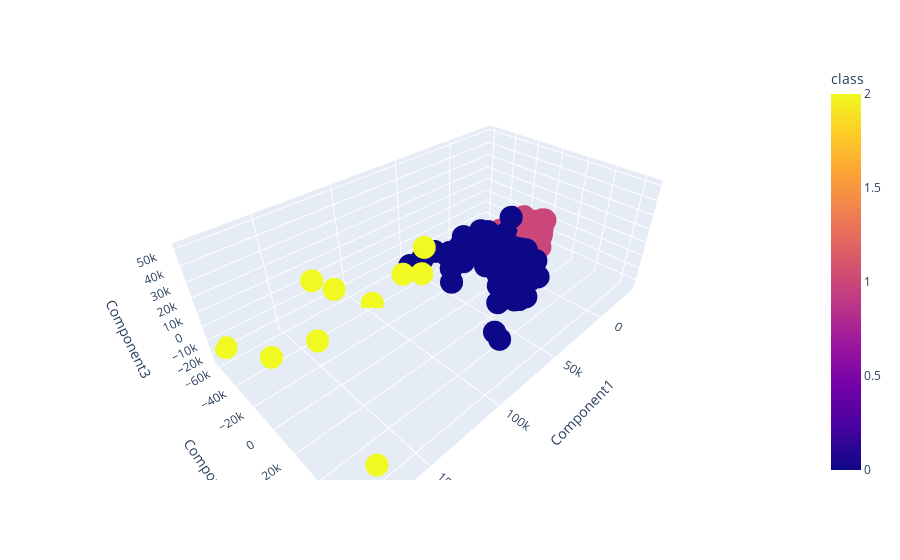

Here is the notebook cell this chart was saved with:
### Code cell
fig = px.scatter_3d(clusters, x='Component1', y='Component2', z='Component3',
              color='class')
fig.show()

### Figure 1 — Plotly figure (JSON) as saved in the notebook; plotly's stock layout.template omitted (floating-point values rounded to 4 significant figures; data arrays with more than 128 entries replaced by an {"elided": "..."} marker saying what was removed)
{"data": [{"hovertemplate": "Component1=%{x}<br>Component2=%{y}<br>Component3=%{z}<br>class=%{marker.color}<extra></extra>", "legendgroup": "", "marker": {"color": {"elided": "440 int values"}, "coloraxis": "coloraxis", "symbol": "circle"}, "mode": "markers", "name": "", "scene": "scene", "showlegend": false, "type": "scatter3d", "x": {"elided": "440 float values"}, "y": {"elided": "440 float values"}, "z": {"elided": "440 float values"}}], "layout": {"coloraxis": {"colorbar": {"title": {"text": "class"}}, "colorscale": [[0, "#0d0887"], [0.1111, "#46039f"], [0.2222, "#7201a8"], [0.3333, "#9c179e"], [0.4444, "#bd3786"], [0.5556, "#d8576b"], [0.6667, "#ed7953"], [0.7778, "#fb9f3a"], [0.8889, "#fdca26"], [1, "#f0f921"]]}, "legend": {"tracegroupgap": 0}, "margin": {"t": 60}, "scene": {"domain": {"x": [0, 1], "y": [0, 1]}, "xaxis": {"title": {"text": "Component1"}}, "yaxis": {"title": {"text": "Component2"}}, "zaxis": {"title": {"text": "Component3"}}}}}
